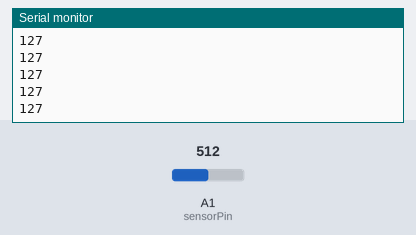
Bench run of a sketch on a simulated Arduino Uno, built with avr-gcc and run on an emulated ATmega328P. Parts: the last lines printed to the serial monitor. The test bench sets the inputs (shaded band); at power-on: A1 (sensorPin) = 512.

Above: at 1.2 s.
1.3 s: A1 (sensorPin) set to 716
At 1.9 s:
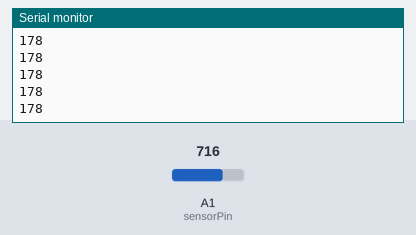
2.8 s: A1 (sensorPin) set to 900
At 3.6 s:
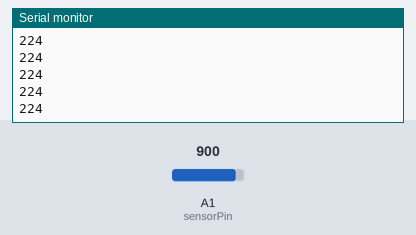
Timing chart, 0 to 5.8 s (numbered marks = the images above; inputs shaded):
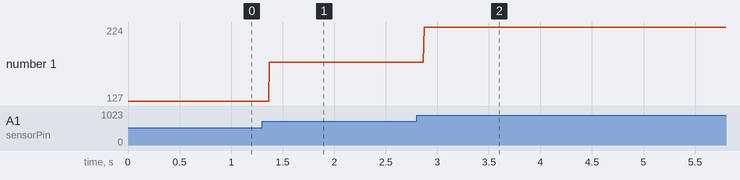

The sketch:

flex_sensor.ino
```cpp
const int sensorPin = A1;
void setup() {
  // put your setup code here, to run once:
  Serial.begin(9600);
  pinMode(sensorPin, INPUT);
}

void loop() {
  // put your main code here, to run repeatedly:
 int pinVal = analogRead(sensorPin);
 int mappedVal = map(pinVal,0,1023,0,255);
 Serial. println(mappedVal);
}
```

Measured:
- after the input at 1.3 s, the serial monitor: prints a new line after 0.07 s (image 1)
- after the input at 2.8 s, the serial monitor: prints a new line after 0.07 s (image 2)
- plotted number 1: 127 → 178 after the input at 1.3 s, 178 → 224 after the input at 2.8 s
